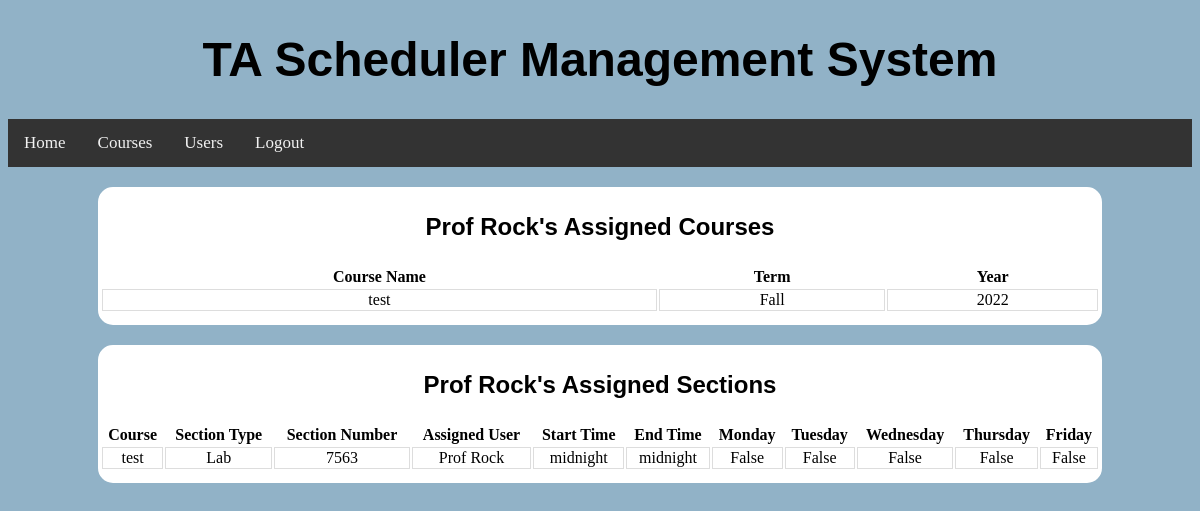
The page /users/userAssignments/ (signed in) on the database its author committed.
### BackendWork/models.py (models this page shows, shortened)
class MyUser(models.Model):
    ROLE_CHOICES = (('Teaching Assistant', 'TEACHING_ASSISTANT'), ('Instructor', 'INSTRUCTOR'), ('Admin', 'ADMIN'))
    username = models.CharField(max_length=20, unique=True)
    password = models.CharField(max_length=20)
    name = models.CharField(max_length=20)
    email = models.CharField(max_length=20)
    address = models.CharField(max_length=72)
    phone = models.CharField(max_length=10)
    role = models.CharField(max_length=30, choices=ROLE_CHOICES, default='Teaching Assistant')
    assignedClasses = models.ManyToManyField(ClassList, null=True, blank=True)
    def __str__(self):
        return self.username

class ClassList(models.Model):
    TERM_CHOICES = (('Summer', 'SUMMER'), ('Fall', 'FALL'), ('Winter', 'WINTER'), ('Spring', 'SPRING'))
    name = models.CharField(max_length=20, unique=True)
    term = models.CharField(max_length=30, choices=TERM_CHOICES, default='Fall')
    year = models.IntegerField(default=2022)
    def __str__(self):
        return self.name

class Section(models.Model):
    SCHEDULE_CHOICES = (('Sunday', 'SUNDAY'), ('Monday', 'MONDAY'), ('Tuesday', 'TUESDAY'), ('Wednesday', 'WEDNESDAY'), ('Thursday', 'THURSDAY'), ('Friday', 'FRIDAY'), ('Saturday', 'SATURDAY'))
    SECTION_TYPE_CHOICES = (('Discussion', 'DISCUSSION'), ('Lab', 'LAB'), ('Lecture', 'LECTURE'))
    Class = models.ForeignKey(ClassList, on_delete=models.SET_NULL, null=True)
    assignedUser = models.ForeignKey(MyUser, on_delete=models.SET_NULL, null=True, blank=True)
    sectionNumber = models.IntegerField(default=0)
    sectionType = models.CharField(max_length=30, choices=SECTION_TYPE_CHOICES, default='Discussion')
    monday = models.BooleanField(default=False)
    tuesday = models.BooleanField(default=False)
    wednesday = models.BooleanField(default=False)
    thursday = models.BooleanField(default=False)
    friday = models.BooleanField(default=False)
    startTime = models.TimeField(default=time(0,0,0))
    endTime = models.TimeField(default=time(0,0,0))

### BackendWork/views.py (the view)
# urls.py: path("users/userAssignments/", UserAssignments.as_view()),
class UserAssignments(View):
    def get(self, request):
        return render(request, "userAssignments.html",
                      {'sessionUser': MyUser.objects.get(username=request.session['user']),
                       'viewingUser': MyUser.objects.get(username=request.session['userAssignments']),
                       'courses': MyUser.objects.get(username=request.session['userAssignments']).assignedClasses.all(),
                       'sections': Section.objects.filter(
                           assignedUser=MyUser.objects.get(username=request.session['userAssignments']))})

### templates/userAssignments.html (shortened to what this page needs)
{% load static %}
<!DOCTYPE html>
<html lang="en">
<head>
    <link rel="stylesheet" type="text/css" href="{% static 'css/userAssignments.css' %}"/>
</head>
<div class="navContainer">
    <header class="header">
        <h1><a>TA Scheduler Management System</a></h1>
    </header>
    <div class="navigation">
        <li><a href="/home/">Home</a></li>
        <li><a href="/courses/">Courses</a></li>
        <li><a href="/users/">Users</a></li>
        <li><a href="/">Logout</a></li>
    </div>
</div>
<body>
<div class="container">
    <p class=header>{{ viewingUser.username }}'s Assigned Courses</p>
    <div class="containerbox">
        <table>
            <tr>
                <th>Course Name</th>
                <th>Term</th>
                <th>Year</th>
            </tr>
            {% for i in courses %}
                <tr>
                    <td>{{ i.name }}</td>
                    <td>{{ i.term }}</td>
                    <td>{{ i.year }}</td>
                </tr>
            {% endfor %}
        </table>
    </div>
</div>
<div class="container">
    <p class=header>{{ viewingUser.username }}'s Assigned Sections</p>
    <div class="containerbox">
        <table>
            <tr>
                <th>Course</th>
                <th>Section Type</th>
                <th>Section Number</th>
                <th>Assigned User</th>
                <th>Start Time</th>
                <th>End Time</th>
                <th>Monday</th>
                <th>Tuesday</th>
                <th>Wednesday</th>
                <th>Thursday</th>
                <th>Friday</th>
            </tr>
            {% for i in sections %}
                <tr>
                    <td>{{ i.Class }}</td>
                    <td>{{ i.sectionType }}</td>
                    <td>{{ i.sectionNumber }}</td>
                    <td>{{ i.assignedUser }}</td>
                    <td>{{ i.startTime }}</td>
                    <td>{{ i.endTime }}</td>
                    <td>{{ i.monday }}</td>
                    <td>{{ i.tuesday }}</td>
                    <td>{{ i.wednesday }}</td>
                    <td>{{ i.thursday }}</td>
                    <td>{{ i.friday }}</td>
                </tr>
            {% endfor %}
        </table>
    </div>
</div>
</body>
</html>

### TAScheduler/static/css/userAssignments.css (style rules this page uses)
html { background: rgb(145, 178, 199); }
.navigation { list-style-type: none; background-color: #333; position: sticky; width: 100%; overflow: auto; }
.navigation li a { float: left; color: #f2f2f2; text-align: center; padding: 14px 16px; text-decoration: none; font-size: 17px; background-color: #333; }
.header { font-family: 'Ubuntu', sans-serif; font-weight: bold; font-size: 24px; text-align: center; }
.container { margin-top: 20px; margin-left: auto; margin-right: auto; width: 1000px; height: auto; flex-direction: row; justify-content: center; align-items: center; border: 2px solid White; border-radius: 15px; background: white; text-align: center; }
.containerbox { display: grid; gap: 50px; margin-bottom: 10px; }
.th, td { border-bottom: 1px solid #ddd; border-left: 1px solid #ddd; border-top: 1px solid #ddd; border-right: 1px solid #ddd; }

### rows shown on the page
MyUser: username "Prof Rock"
ClassList: name "test", term "Fall", year "2022"
Section: Class "test", sectionType "Lab", sectionNumber "7563", assignedUser "Prof Rock", startTime "midnight", endTime "midnight", monday "False", tuesday "False", wednesday "False", thursday "False", friday "False"
